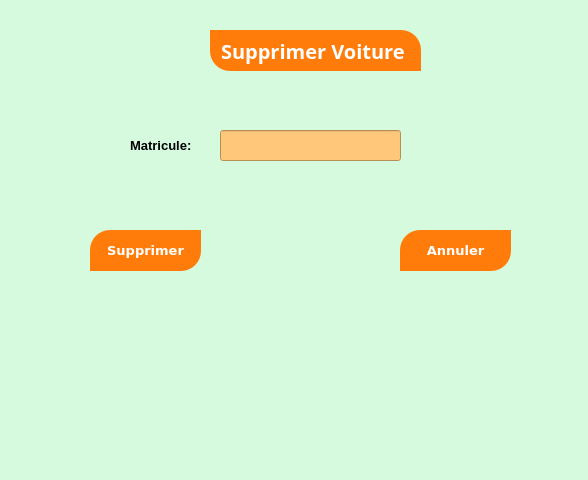
<?xml version="1.0" encoding="UTF-8"?>
<ui version="4.0">
 <class>Dialog</class>
 <widget class="QDialog" name="Dialog">
  <property name="geometry">
   <rect>
    <x>0</x>
    <y>0</y>
    <width>588</width>
    <height>480</height>
   </rect>
  </property>
  <property name="windowTitle">
   <string>Dialog</string>
  </property>
  <property name="styleSheet">
   <string notr="true">background-color: rgb(214, 250, 222);</string>
  </property>
  <widget class="QPushButton" name="pushButton">
   <property name="geometry">
    <rect>
     <x>90</x>
     <y>230</y>
     <width>111</width>
     <height>41</height>
    </rect>
   </property>
   <property name="font">
    <font>
     <family>Verdana</family>
     <pointsize>10</pointsize>
     <weight>75</weight>
     <bold>true</bold>
    </font>
   </property>
   <property name="styleSheet">
    <string notr="true">background-color: rgb(255, 124, 10);
color:white;

padding:5px;
border-top-left-radius: 20px;
border-bottom-right-radius: 20px;</string>
   </property>
   <property name="text">
    <string>Supprimer</string>
   </property>
  </widget>
  <widget class="QPushButton" name="pushButton_2">
   <property name="geometry">
    <rect>
     <x>400</x>
     <y>230</y>
     <width>111</width>
     <height>41</height>
    </rect>
   </property>
   <property name="font">
    <font>
     <family>Verdana</family>
     <pointsize>10</pointsize>
     <weight>75</weight>
     <bold>true</bold>
    </font>
   </property>
   <property name="styleSheet">
    <string notr="true">color:white;
background-color: rgb(255, 124, 10);
padding:5px;
border-top-left-radius: 20px;
border-bottom-right-radius: 20px;</string>
   </property>
   <property name="text">
    <string>Annuler</string>
   </property>
  </widget>
  <widget class="QLabel" name="label_2">
   <property name="geometry">
    <rect>
     <x>130</x>
     <y>130</y>
     <width>71</width>
     <height>31</height>
    </rect>
   </property>
   <property name="font">
    <font>
     <pointsize>10</pointsize>
     <weight>75</weight>
     <bold>true</bold>
    </font>
   </property>
   <property name="text">
    <string>Matricule:</string>
   </property>
  </widget>
  <widget class="QLineEdit" name="lineEdit">
   <property name="geometry">
    <rect>
     <x>220</x>
     <y>130</y>
     <width>181</width>
     <height>31</height>
    </rect>
   </property>
   <property name="font">
    <font>
     <pointsize>10</pointsize>
    </font>
   </property>
   <property name="styleSheet">
    <string notr="true">background-color: rgb(255, 199, 121);</string>
   </property>
  </widget>
  <widget class="QLabel" name="label_8">
   <property name="geometry">
    <rect>
     <x>230</x>
     <y>310</y>
     <width>141</width>
     <height>111</height>
    </rect>
   </property>
   <property name="styleSheet">
    <string notr="true">image: url(:/newPrefix/suppression.png);</string>
   </property>
   <property name="text">
    <string/>
   </property>
  </widget>
  <widget class="QLabel" name="label">
   <property name="geometry">
    <rect>
     <x>210</x>
     <y>30</y>
     <width>211</width>
     <height>41</height>
    </rect>
   </property>
   <property name="font">
    <font>
     <family>Montserrat</family>
     <pointsize>15</pointsize>
     <weight>75</weight>
     <bold>true</bold>
    </font>
   </property>
   <property name="styleSheet">
    <string notr="true">
color:white;
text-align:center;
background-color: rgb(255, 124, 10);
padding:5px;
border-top-right-radius: 20px;
border-bottom-left-radius: 20px;</string>
   </property>
   <property name="text">
    <string>Supprimer Voiture</string>
   </property>
  </widget>
 </widget>
 <resources>
  <include location="vvv.qrc"/>
 </resources>
 <connections/>
</ui>
